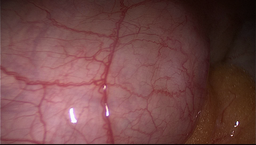
#> input picture test_data/endo.png, 256 x 145 px, shrunk from 1920 x 1088 before the run; its folder holds only this picture in this run
$ python -i eval_parameters.py   (imports and definitions only)   (older library calls are emulated)
#> lines starting #> are read from the running program, lines starting #| are printed output that depends on the picture; after the words box and inside, x2 and y2 are one past the last pixel; in counts of white or black regions, pixels touching at a corner belong together
### parameters/skeleton_with_additions.py
from skimage.util import pad
from skimage.morphology import skeletonize

import numpy as np

def zhangSuen(image):

    image = image.copy()

    image[0, :] = 0
    image[-1, :] = 0
    image[:, 0] = 0
    image[:, -1] = 0

    return np.uint8(skeletonize(image))

# [367 lines left out: functions yokoi_connectivity, num_zero_pixel_neighbours, boundary_smooth, match, match_templates, acute_angle_emphasis, not called in this run]


def remove_staircases(orig_img):

    #img = cv2.copyMakeBorder(orig_img, 1,1,1,1, cv2.BORDER_CONSTANT, 0)
    img = pad(orig_img, ((1,1), (1,1)), mode='constant')

    for k in range(2):

        points = []

        for i in range(1, img.shape[0] - 1) :

            for j in range(1, img.shape[1] - 1) :

                if not img[i,j] :
                    continue

                e = bool(   img[i + 1,j ])
                ne = bool(  img[i + 1, j - 1])
                n = bool(   img[i, j - 1])
                nw = bool(  img[i - 1, j - 1])
                w = bool(   img[i - 1, j ])
                sw = bool(  img[i - 1, j + 1])
                s = bool(   img[i, j + 1])
                se = bool(  img[i + 1, j + 1])

                #if i == 0 :

                if k == 0:

                    #print(e,ne,n,nw,w,sw,s,se)

                    if (n and
                                      ((e and not ne and not sw and (not w or not s)) or
                                       (w and not nw and not se and (not e or not s)))) :

                        points.append([i,j])

                else:

                    if (s and
		                         ((e and not se and not nw and (not w or not n)) or
		                          (w and not sw and not ne and (not e or not n)))) :

                        points.append([i,j])

        for i,j in points:

            img[i,j] = 0

    return img[1:-1,1:-1]

### parameters/eval_parameters.py
#import cv2
from skimage.io import imsave
from skimage.util import pad, invert
from skimage.morphology import erosion, square
from skimage.draw import circle

import numpy as np
import json

#dev modules
#import time, cv2

from flask import jsonify

from parameters.skeleton_with_additions import zhangSuen, remove_staircases

import scipy
from scipy.signal import savgol_filter
from scipy.signal import argrelextrema
from scipy.ndimage.filters import gaussian_filter1d

global_params = {}

def area_under_brick(src, step=8):
    img = np.copy(src)
    img = pad(img, ((step - img.shape[0]%step, 0), (step - img.shape[1]%step, 0)), mode="reflect") ## possible axes error

    for i in range(0,img.shape[0],step):
        for j in range(0,img.shape[1],step):
            if np.count_nonzero(img[i:(i+step), j:(j+step)]) > 0:
                img[i:(i+step), j:(j+step)] = 255

    img = img[:src.shape[0], :src.shape[1]]
    return np.count_nonzero(img)


def count_params(src, step=8):

#> called with step = 8
    bricks_count = 0
    w,h = src.shape
#> w = 145; h = 256

    img = np.copy(src)
    img = pad(img, ( (step - h % step, 0),(step - w % step, 0)), mode="reflect")
    img = np.bitwise_not(img)

    th2 = img.copy()
    th2[ th2 > 205 ] = 255
    th2[ th2 <= 205] = 0
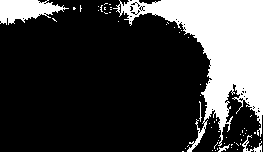
#> th2: shape (153, 263); 24.8% white; 58 white regions (55 under 20 px), largest, box (x1, y1, x2, y2) and area: (0, 0, 263, 153) 8792, (0, 0, 69, 25) 1036, (199, 101, 202, 122) 24
    th2 = invert(th2)

    threshold = np.copy(th2[step - h % step:, step - w % step:])
#> threshold: shape (145, 256); 77.4% white; 54 black regions (51 under 20 px), largest, box (x1, y1, x2, y2) and area: (0, 0, 256, 145) 7742, (0, 0, 62, 17) 514, (192, 93, 195, 114) 24

    for i in range(0,w,step):
        for j in range(0,h,step):
            if np.count_nonzero(th2[i:(i+step), j:(j+step)]) != 0:
                th2[i:(i+step), j:(j+step)] = 255
                bricks_count += 1
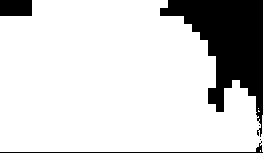
#> th2: shape (153, 263); 82.5% white; 5 black regions (2 under 20 px), largest, box (x1, y1, x2, y2) and area: (160, 0, 263, 137) 6240, (0, 0, 32, 16) 512, (0, 141, 263, 153) 300
#> after the loop, bricks_count = 516

    result = th2[:w, :h]
#> result: shape (145, 256); 84.1% white; 2 black regions, box (x1, y1, x2, y2) and area: (160, 0, 256, 112) 5376, (0, 0, 32, 16) 512
    area_under_brick = np.count_nonzero(result)
#> area_under_brick = 31232

    global_params['S'] = area_under_brick
    global_params['NonZero'] = np.count_nonzero(threshold)

    return result, threshold, area_under_brick

def create_map(src, step=10):

#> called with step = 10
    img = np.copy(src)
    dist_map = np.zeros(src.shape)

    color = step
    kernel = square(3)

    while np.count_nonzero(img) > 0:

        temp = np.copy(img)
        img = erosion(img, kernel)
        temp = np.bitwise_or(temp, img)
        dist_map[temp > 0] = color
        color += step
#> this loop made 64 passes
#> color on passes 1 to 12: 20, 30, 40, 50, 60, 70, 80, 90, 100, 110, 120, 130
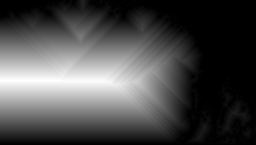
#> dist_map: shape (145, 256) float64; min 0, max 640, mean 189.9; drawn with min black and max white
#> img: shape (145, 256); every value is 0
#> after the loop, color = 650

    return np.uint8(dist_map)
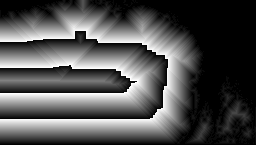
#> returned value: shape (145, 256); min 0, max 254, mean 81.1

def skeletonize(src):

    img = np.copy(src)
    img[ img <= 127] = 0
    img[ img > 127 ] = 1

    img = zhangSuen(img.astype(np.float))
#> in zhangSuen, `image[:, 0] = 0`: image: shape (145, 256) float64; values 0 (black) and 1 (white), 76.9% white; 48 black regions (46 under 20 px), largest, box (x1, y1, x2, y2) and area: (0, 0, 256, 145) 8454, (192, 93, 195, 114) 24
#> in zhangSuen, `image[:, -1] = 0`: image: shape (145, 256) float64; values 0 (black) and 1 (white), 76.8% white; 48 black regions (46 under 20 px), largest, box (x1, y1, x2, y2) and area: (0, 0, 256, 145) 8491, (192, 93, 195, 114) 24
#> in zhangSuen, `return np.uint8(skeletonize(image))`: returned value: shape (145, 256); values 0 (black) and 1 (white), 5.4% white in thin lines or dots
    img = remove_staircases(img)
#> in remove_staircases, `img = pad(orig_img, ((1,1), (1,1)), mode='constant')`: img: shape (147, 258); values 0 (black) and 1 (white), 5.3% white in thin lines or dots
#> after the loop in remove_staircases, `for k in range(2):`:
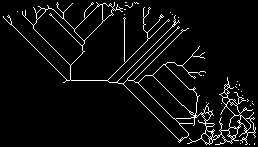
#> img: shape (147, 258); values 0 (black) and 1 (white), 5.1% white in thin lines or dots
#> in remove_staircases, `return img[1:-1,1:-1]`: returned value: shape (145, 256); values 0 (black) and 1 (white), 5.2% white in thin lines or dots

    global_params['L'] = np.count_nonzero(img)
    return np.uint8(img * 255)
#> returned value: shape (145, 256); 5.2% white in thin lines or dots


def get_skeleton_map(skeleton, dist_map):
    return np.bitwise_and(dist_map, skeleton)


def extract_vessels(skeleton, binary_image, filename='vessels.json', step=10):

#> called with filename = 'vessels.json', step = 10
    print(skeleton.shape, binary_image.shape)
#| (145, 256) (145, 256)

    img = np.copy(skeleton)
    thr = np.copy(binary_image)

    img[:,-1] = 0
    img[:,0] = 0
    img[0,:] = 0
    img[-1,:] = 0

    vess_dict = {}
    dots_dict = {}
    params_dict = {}
    radius_dict = {}

    m = 0
    branch_count = 0

    i,j = 1,1

    print("Before loop")

    while i < img.shape[0] - 1:

        j = 1
        continue_i = False

        while j < img.shape[1] - 1:

            if np.count_nonzero( img[i-1:i+2, j-1:j+2] ) == 2 and img[i,j] > 0 :

                points = [[int(i),int(j)]]
                points_value = [int(img[i,j] // step)]

                img[i,j] = 0

                k,n = np.nonzero(img[i-1:i+2, j-1:j+2])
                k = k[0] + i - 1
                n = n[0] + j - 1

                while np.count_nonzero( img[ k-1:k+2, n-1:n+2] ) == 2:

                    points.append([int(k), int(n) ])
                    points_value.append( int( img[k,n] // step ) )

                    img[k,n] = 0
                    pad_k,pad_n = np.nonzero( img[k-1:k+2, n-1:n+2] )
                    k = pad_k[0] + k - 1
                    n = pad_n[0] + n - 1

                if np.count_nonzero( img[ k-1:k+2, n-1:n+2] ) == 1:
                    img[k,n] = 0
                else:
                    img[k-1:k+2,n-1:n+2] = 0
                    dots_dict[branch_count] = [int(k),int(n)]
                    branch_count += 1

                if k < i or (k == i and n < j):
                    i,j = 0,0

                if len(points) > 5:

                    temp = np.zeros(img.shape, dtype=np.uint8)
                    temp_points = np.array(points_value)
                    max_rad = np.max(temp_points)

                    for x,y in points:
                        rr, cc = circle(x, y, max_rad + 1, shape=temp.shape)
                        temp[rr, cc] = 255

                    area = np.count_nonzero( np.bitwise_and(thr, thr, where=temp.astype(np.bool)))

                    params = [float(np.min(temp_points)), float(np.max(temp_points)), float(np.round(np.mean(temp_points), 2) ), float(np.round(np.std(temp_points),2) ) , float(area)]

                    params_dict[m] = params
                    vess_dict[m] = points
                    radius_dict[m] = points_value

                    m += 1

                img[i,j] = 0

                continue_i = True
                continue

            j += 1

        if continue_i:
            continue

        i += 1
#> img: shape (145, 256)
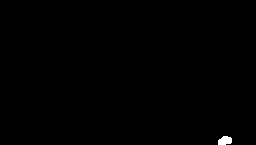
#> temp: shape (145, 256); 0.27% white; 1 white region, box (x1, y1, x2, y2) and area: (218, 136, 232, 145) 101
#> after the loop, area = 2160; branch_count = 137; cc = 40 values, max 224 at index 11, min 218 at index 5, mean 221; dots_dict = 137 items; i = 144; k = 143; m = 64; max_rad = 3; n = 218; pad_k = [1]; pad_n = [2]; params = [1, 3, 1.88, 0.6, 2160]; params_dict = 64 items; points = [[143, 214], [143, 215], [143, 216], [143, 217]]; points_value = [1, 1, 1, 1]; radius_dict = 64 items; rr = 40 values from 139 to 144; temp_points = [2, 3, 2, 1, 1, 2, 2, 2]; vess_dict = 64 items

    print("After loop")

    global_params['N'] = branch_count

    """
    with open('dots.json', 'w') as fp:
        json.dump(dots_dict, fp)

    with open('vessels.json', 'w') as fp:
        json.dump(vess_dict, fp)

    with open('radius.json', 'w') as fp:
        json.dump(radius_dict, fp)

    with open('params.json', 'w') as fp:
        json.dump(params_dict, fp)
    """

    return dots_dict, vess_dict, radius_dict, params_dict


def eval_vessel(vessel, index=None):

    arr = rotate(vessel)
    rotated_arr = arr.copy()

    params,yhat = get_params(arr)
    harmonics = get_harmony(arr)

    # reopen in case of debug
    """

    if index:
        with open('debug/' + str(index) + '.txt', 'w') as outfile:
            json.dump(vessel, outfile)
            json.dump("~", outfile)
            json.dump(rotated_arr.tolist() , outfile)
            json.dump("~", outfile)
            json.dump(params, outfile)
            json.dump("~", outfile)
            json.dump(yhat.tolist() , outfile)
    """

    return params, harmonics

def eval_vessels(vessels):

    params_dict = {}
    harmonics_dict = {}

    for k in vessels:
        params, harmonics = eval_vessel(vessels[k], k)
        params_dict[k] = params
        harmonics_dict[k] = harmonics

    return params_dict, harmonics_dict


def rotate(pixels):
    pixels = np.array(pixels)
    pixels = (pixels - pixels[0])

    p1 = np.array( [ pixels[-1,0], 0 ] )
    p2 = pixels[-1]

    try:
        angle = -1 * np.sign(p2[0]) * np.sign(p2[1]) * np.arccos( float(np.dot(p1,p2)) / pow( float(np.dot(p1,p1)) * float(np.dot(p2,p2)) , 0.5 ) )
    except ZeroDivisionError:
        angle = -1 * np.sign(p2[0]) * np.sign(p2[1]) * np.arccos( float(np.dot(p1,p2)) / 1e-6 )
    print("alt_angle: ", angle)

    c, s = np.cos(angle), np.sin(angle)
    R = np.array([[c, s], [-s, c]])

    return pixels.dot(R).T


def get_harmony(arr):

    w = scipy.fftpack.rfft(arr[1])
    f = scipy.fftpack.rfftfreq( len(arr[0]) , abs(arr[0,0] - arr[0,-1])/len(arr[0]))

    spectrum = w**2

    x_real = [f[0]]
    y_real = [spectrum[0]]

    for i,j in zip( f[2:-3:2], spectrum[2:-3:2] ) :

        x_real.append(i)
        y_real.append(j)

    x_real.append(f[-1])
    y_real.append(spectrum[-1])

    x_real = list(map( lambda x: float(np.nan_to_num(x)), x_real[:10]))
    y_real = list(map( lambda x: float(np.nan_to_num(x)), y_real[:10]))

    return [x_real, y_real]


def get_params(arr, rotation_number=3):

    yhat = arr[1].copy()

    max_indexes = []
    for angle in np.arange(-0.05 * rotation_number, 0.05 * (rotation_number+1), 0.05):
        c, s = np.cos(angle), np.sin(angle)
        R = np.array([[c, s], [-s, c]])
        rotated_vessel = arr.T.dot(R).T
        rotated_y = savgol_filter(rotated_vessel[1], 21, 3, mode='nearest')
        rotated_y = gaussian_filter1d(rotated_y, 1)
        peaks = np.concatenate( (argrelextrema(rotated_y,np.less)[0] , argrelextrema(rotated_y, np.greater)[0] ) , axis=0 )
        max_indexes.append(len(peaks))
        #if len(peaks) > max_indexes:
        #    max_indexes = len(peaks)

    print(max_indexes)
    max_indexes = max(max_indexes)

    yhat = savgol_filter(yhat, 21, 3, mode='nearest')
    yhat = gaussian_filter1d(yhat, 1)
    indexes = np.concatenate( (argrelextrema(yhat,np.less)[0] , argrelextrema(yhat, np.greater)[0] ) , axis=0 )
    np.trapz( np.absolute(yhat), dx=1.0, axis=-1)
    scipy.integrate.simps( np.absolute(yhat) )

    return {
            #'len': len(arr[0]),
            #'bend_count': len(argrelextrema(yhat, np.less)[0]) + len(argrelextrema(yhat, np.greater)[0]),
            'bend_count': max_indexes,
            'area_under_curve': float( np.nan_to_num(scipy.integrate.simps( np.absolute(yhat) ) ) ),
            'mean_abs_peaks': float( np.nan_to_num( np.mean(np.abs( yhat[indexes])))),
            'max_amplitude': float( np.nan_to_num(np.max(yhat))),
            'min_amplitude': float( np.nan_to_num(np.min(yhat))),
            'std_amplitude': float( np.nan_to_num(np.std(np.abs(yhat)))),
            'mean_peaks': float( np.nan_to_num(np.mean( yhat[indexes] ))),
            'std_peaks': float( np.nan_to_num(np.std( yhat[indexes] ))),
             } , yhat

def postprocessing(img):

    result_1 = count_params(img)
    result_2 = create_map(result_1[1], step=10)
    result_3 = skeletonize(result_1[1])
    result_4 = get_skeleton_map(result_2.copy(), result_3.copy())

    """
    if True:
        imsave('segmented.jpg', result_1[1])
        imsave('map.jpg', result_2)
        imsave('skeleton.jpg', result_3)
        imsave('skeleton_map.jpg', result_4)
    """

    dots_dict, vess_dict, radius_dict, params_dict = extract_vessels(result_4, result_1[1], step=10)
#> dots_dict = 137 items; vess_dict = 64 items; radius_dict = 64 items; params_dict = 64 items

    global_params['S'] = area_under_brick(result_3.copy())
#> in area_under_brick, `img = pad(img, ((step - img.shape[0]%step, 0), (step - img.shape[1]%st..`: img: shape (152, 264); 5.1% white in thin lines or dots
#> after the loop in area_under_brick, `for i in range(0,img.shape[0],step):`: img: shape (152, 264); 42.4% white; 1 white region, box (x1, y1, x2, y2) and area: (0, 0, 264, 152) 17024
#> in area_under_brick, `img = img[:src.shape[0], :src.shape[1]]`:
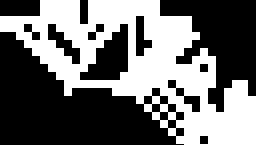
#> img: shape (145, 256); 43.5% white; 1 white region, box (x1, y1, x2, y2) and area: (0, 0, 256, 145) 16136

    try:
        global_params['lo'] = global_params['L']/global_params['S']
    except ZeroDivisionError:
        global_params['lo'] = global_params['L']/1e-6

    try:
        global_params['B'] = global_params['N']/global_params['L']
    except ZeroDivisionError:
        global_params['B'] = global_params['N']/1e-6

    try:
        global_params['Si'] = global_params['lo']/global_params['B']
    except ZeroDivisionError:
        global_params['Si'] = global_params['lo']/1e-6

    """
    with open('global_params.json', 'w') as fp:
        json.dump(global_params, fp)
    """

    plot_params, frequency_params =  eval_vessels(vess_dict)
#> the loop in eval_vessels, `for k in vessels:` made 64 passes
#> (printed output is left out)

    return dots_dict, vess_dict, radius_dict, params_dict, global_params, plot_params, frequency_params

>>> import cv2
>>> picture = cv2.imread('../test_data/endo.png', cv2.IMREAD_GRAYSCALE)
>>> result = postprocessing(picture)
